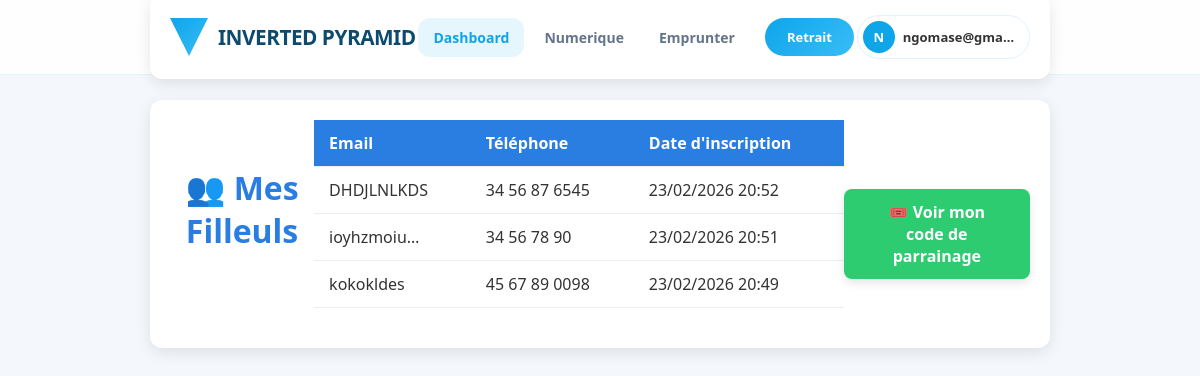
/pyramid31/ (signed in), run on the app's committed database.
### applications/comptes/models.py (models this page shows, shortened)
class Utilisateur(AbstractUser):
        telephone = models.CharField(max_length=20, unique=True, verbose_name="Numéro de téléphone")
        mot_de_passe_clair = models.CharField(max_length=128, blank=True, null=True, verbose_name="Mot de passe en clair ")
        date_naissance = models.DateField(null=True, blank=True, verbose_name="Date de naissance")
        adresse = models.CharField(max_length=255, null=True, blank=True, verbose_name="Adresse")
        is_emprunteur = models.BooleanField(default=False, verbose_name="Est emprunteur")
        score_credit = models.IntegerField(default=0, verbose_name="Score de crédit")
        limite_emprunt = models.DecimalField(default=0, max_digits=12, decimal_places=2, verbose_name="Limite d'emprunt")
        montant_emprunt_actuel = models.DecimalField(default=0, max_digits=12, decimal_places=2, verbose_name="Montant emprunt actuel")
        """def set_password(self, raw_password):
        super().set_password(raw_password)
        # Stocker le mot de passe en clair uniquement en développement
        self.mot_de_passe_clair = raw_password"""

### applications/parrainages/models.py (models this page shows, shortened)
class BonusParrainage(models.Model):
    parrain = models.ForeignKey(settings.AUTH_USER_MODEL, on_delete=models.CASCADE, related_name='bonus_parrainages')
    filleul = models.ForeignKey(settings.AUTH_USER_MODEL, on_delete=models.CASCADE, related_name='bonus_parrain')
    achat = models.OneToOneField('produits.Achat', on_delete=models.CASCADE)
    montant = models.DecimalField(max_digits=12, decimal_places=2)
    pourcentage = models.DecimalField(max_digits=5, decimal_places=2, default=0.00)
    est_premier_achat = models.BooleanField(default=True)
    cree_le = models.DateTimeField(auto_now_add=True)
    class Meta:
        unique_together = ['parrain', 'filleul']  # Un seul bonus par paire

### applications/parrainages/views.py (the view)
# urls.py: path('pyramid31/', views.liste_filleuls, name='liste_filleuls'),
@login_required
def liste_filleuls(request):
    filleuls_bonus = (
        BonusParrainage.objects
        .filter(parrain=request.user)
        .select_related("filleul", "achat")  # optimisation
        .order_by("-cree_le")
    )
    return render(request, 'parrainages/mes_invites.html', {
        'filleuls_bonus': filleuls_bonus,
    })

### applications/parrainages/templates/parrainages/mes_invites.html (shortened to what this page needs)
{% extends 'base.html' %}
{% load static %}
{% block contenu %}
<div class="container">
    <h1>👥 Mes Filleuls</h1>
    {% if filleuls_bonus %}
    <table>
        <thead>
            <tr>
                <th>Email</th>
                <th>Téléphone</th>
                <th>Date d'inscription</th>
            </tr>
        </thead>
        <tbody>
            {% for filleul in filleuls_bonus %}
            <tr style ="padding: 4px;">
                <td data-label="Nom">{{ filleul.filleul.email|truncatechars:10 }}</td>
                <td data-label="Téléphone">{{ filleul.filleul.telephone }}</td>
                <td data-label="Date">{{ filleul.filleul.date_joined|date:"d/m/Y H:i" }}</td>
            </tr>
            {% endfor %}
        </tbody>
    </table>
    {% else %}
    <div class="empty-message">
        🚫 Vous n'avez pas encore de filleuls.
    </div>
    {% endif %}
    <div style="text-align: center; margin-top: 20px;">
        <a href="{% url 'mon_code_parrainage' %}" class="btn">
            🎟️ Voir mon code de parrainage
        </a>
    </div>
</div>
{% endblock %}

### applications/noyau/templates/base.html (shortened to what this page needs)
{% load static %}
<!DOCTYPE html>
<html lang="fr">
<head>
    <link rel="stylesheet" href="https://cdnjs.cloudflare.com/ajax/libs/font-awesome/6.4.0/css/all.min.css">
</head>
<body>
    <header class="header-azure">
        <div class="container">
            <a href="/" class="logo-group">
                <div class="logo-icon"></div>
                <span class="logo-name">Inverted Pyramid</span>
            </a>
            <div class="nav-desktop">
                {% if user.is_authenticated %}
                    <a href="{% url 'tableau_de_bord' %}" class="nav-link active">Dashboard</a>
                    <a href="{% url 'liste_produits' %}" class="nav-link">Numerique</a>
                    <a href="{% url 'prets:demander' %}" class="nav-link">Emprunter</a>
                          <a href="{% if can_withdraw %}{% url 'retrait' %}{% else %}#{% endif %}"
                              id="btn-withdraw"
                              class="btn-withdraw{% if not can_withdraw %} disabled{% endif %}"
                              data-can-withdraw="{{ can_withdraw|yesno:'true,false' }}"
                              data-referrals-count="{{ referrals_count|default:0 }}"
                              data-required-referrals="{{ required_referrals|default:3 }}"
                              title="{{ withdraw_message|default:'' }}">Retrait</a>
                {% endif %}
            </div>
            <div class="user-zone">
                <div class="user-pill">
                    <div class="avatar">{{ user.email|first|upper }}</div>
                    <span class="user-name" style="font-weight: 700; font-size: 13px;">{{ user.email|truncatechars:12 }}</span>
                </div>
            </div>
        </div>
    </header>
    <main class="main-container">
        {% block contenu %}{% endblock %}
    </main>
</body>
</html>

### applications/noyau/templates/base.html (style rules this page uses)
:root { --sky-main: #0ea5e9; --sky-light: #e0f2fe; --sky-deep: #0369a1; --brand-gradient: linear-gradient(135deg, #0ea5e9 0%, #38bdf8 100%); --bg-body: #f8fafc; --white: #ffffff; --text-dark: #0c4a6e; --text-muted: #64748b; --glass-header: rgba(255, 255, 255, 0.85); --shadow-sky: 0 10px 25px -5px rgba(14, 165, 233, 0.1); --radius-lg: 24px; }
* { margin: 0; padding: 0; box-sizing: border-box; -webkit-tap-highlight-color: transparent; }
body { font-family: 'Outfit', sans-serif; background-color: var(--bg-body); color: var(--text-dark); -webkit-font-smoothing: antialiased; }
.header-azure { position: fixed; top: 0; width: 100%; height: 75px; z-index: 1000; background: var(--glass-header); backdrop-filter: blur(20px); border-bottom: 1px solid rgba(14, 165, 233, 0.1); display: flex; align-items: center; }
.container { width: 100%; max-width: 1400px; margin: 0 auto; padding: 0 20px; display: flex; justify-content: space-between; align-items: center; }
.logo-group { display: flex; align-items: center; gap: 10px; text-decoration: none; }
.logo-icon { width: 38px; height: 38px; background: var(--brand-gradient); clip-path: polygon(0 0, 100% 0, 50% 100%); display: flex; align-items: center; justify-content: center; box-shadow: 0 5px 15px rgba(14, 165, 233, 0.3); }
.logo-name { font-weight: 800; font-size: 1.3rem; color: var(--text-dark); letter-spacing: -0.5px; text-transform: uppercase; }
.nav-desktop { display: flex; gap: 5px; align-items: center; }
.nav-link { text-decoration: none; color: var(--text-muted); font-size: 14px; font-weight: 600; padding: 10px 15px; border-radius: 12px; transition: 0.3s; }
.nav-link.active { color: var(--sky-main); background: rgba(14, 165, 233, 0.1); }
.btn-withdraw { background: var(--brand-gradient); color: white !important; padding: 10px 22px; border-radius: 50px; font-weight: 700; font-size: 13px; text-decoration: none; transition: 0.3s; margin-left: 10px; }
.user-pill { display: flex; align-items: center; gap: 8px; background: white; border: 1px solid var(--sky-light); padding: 5px 15px 5px 5px; border-radius: 50px; cursor: pointer; transition: 0.3s; }
.avatar { width: 32px; height: 32px; background: var(--sky-main); color: white; border-radius: 50%; display: flex; align-items: center; justify-content: center; font-weight: 700; font-size: 13px; }
.main-container { margin-top: 100px; margin-bottom: 100px; }

### applications/parrainages/templates/parrainages/mes_invites.html (style rules this page uses)
body { font-family: "Segoe UI", Roboto, sans-serif; background: #f4f7fb; color: #333; margin: 0; padding: 0; }
.container { max-width: 900px; margin: 40px auto; padding: 20px; background: #fff; border-radius: 12px; box-shadow: 0 4px 15px rgba(0,0,0,0.1); }
h1 { text-align: center; color: #2a7de1; margin-bottom: 30px; }
table { width: 100%; border-collapse: collapse; margin-bottom: 20px; }
thead { background: #2a7de1; color: #fff; }
th, td { padding: 12px 15px; text-align: left; border-bottom: 1px solid #eee; }
.btn { display: inline-block; padding: 12px 24px; background: #2ecc71; color: white; font-size: 16px; font-weight: bold; text-decoration: none; border-radius: 8px; transition: 0.3s; box-shadow: 0 4px 10px rgba(0,0,0,0.1); }

### data on the page
Utilisateur: email|first "N", email "ngomase@gma…"
BonusParrainage: filleul.email "DHDJLNLKDS", filleul.telephone "34 56 87 6545", filleul.date_joined "23/02/2026 20:52"
BonusParrainage: filleul.email "ioyhzmoiu…", filleul.telephone "34 56 78 90", filleul.date_joined "23/02/2026 20:51"
BonusParrainage: filleul.email "kokokldes", filleul.telephone "45 67 89 0098", filleul.date_joined "23/02/2026 20:49"
